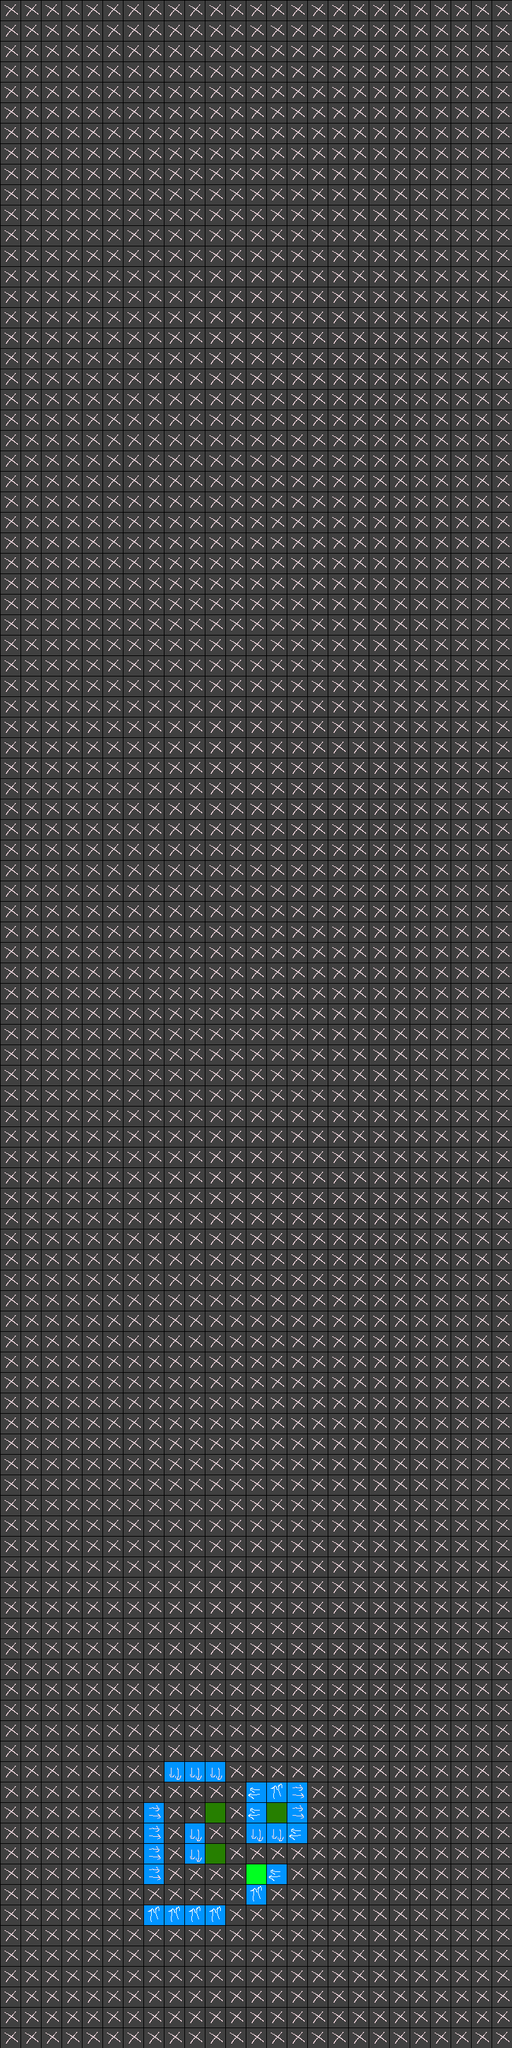

Below is a game level as drawn by its tile map, then a one-line description and the .tmx that defines it (tile-layer data replaced by summaries):
An orthogonal 25x100 tile map with 32x32 px tiles, 1 tile layer (obstacles).

<map version="1.0" orientation="orthogonal" width="25" height="100" tilewidth="32" tileheight="32">
 <properties>
  <property name="gridConfig" value="config1" />
  <property name="moduleOrder" value="0 10 1 3 10 0 10 2 0 10 0 1 10 3 10 0" />
 </properties>
 <tileset firstgid="1" name="temp" tilewidth="32" tileheight="32">
  <image source="tiles.png" width="256" height="256" />
 </tileset>
 <layer name="obstacles" width="25" height="100">
  <data>[2500 cells, 2500 non-empty, 7 distinct tile ids]</data>
 </layer>
</map>
